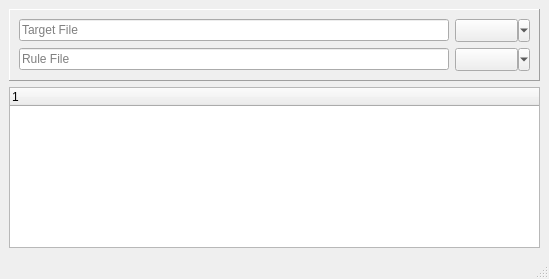
<?xml version="1.0" encoding="UTF-8"?>
<ui version="4.0">
 <class>MainWindow</class>
 <widget class="QMainWindow" name="MainWindow">
  <property name="geometry">
   <rect>
    <x>0</x>
    <y>0</y>
    <width>549</width>
    <height>279</height>
   </rect>
  </property>
  <property name="windowTitle">
   <string>MainWindow</string>
  </property>
  <widget class="QWidget" name="centralwidget">
   <layout class="QVBoxLayout" name="verticalLayout_2">
    <item>
     <widget class="QFrame" name="frame">
      <property name="frameShape">
       <enum>QFrame::Panel</enum>
      </property>
      <property name="frameShadow">
       <enum>QFrame::Raised</enum>
      </property>
      <layout class="QVBoxLayout" name="verticalLayout">
       <item>
        <layout class="QHBoxLayout" name="horizontalLayout">
         <item>
          <widget class="QLineEdit" name="targetPath">
           <property name="placeholderText">
            <string>Target File</string>
           </property>
          </widget>
         </item>
         <item>
          <widget class="QToolButton" name="targetButton">
           <property name="minimumSize">
            <size>
             <width>75</width>
             <height>0</height>
            </size>
           </property>
           <property name="popupMode">
            <enum>QToolButton::MenuButtonPopup</enum>
           </property>
           <property name="toolButtonStyle">
            <enum>Qt::ToolButtonIconOnly</enum>
           </property>
          </widget>
         </item>
        </layout>
       </item>
       <item>
        <layout class="QHBoxLayout" name="horizontalLayout_2">
         <item>
          <widget class="QLineEdit" name="rulesPath">
           <property name="placeholderText">
            <string>Rule File</string>
           </property>
          </widget>
         </item>
         <item>
          <widget class="QToolButton" name="ruleButton">
           <property name="minimumSize">
            <size>
             <width>75</width>
             <height>0</height>
            </size>
           </property>
           <property name="popupMode">
            <enum>QToolButton::MenuButtonPopup</enum>
           </property>
           <property name="toolButtonStyle">
            <enum>Qt::ToolButtonIconOnly</enum>
           </property>
          </widget>
         </item>
        </layout>
       </item>
      </layout>
     </widget>
    </item>
    <item>
     <widget class="QTreeWidget" name="tree">
      <column>
       <property name="text">
        <string notr="true">1</string>
       </property>
      </column>
     </widget>
    </item>
   </layout>
  </widget>
  <widget class="QStatusBar" name="statusBar"/>
 </widget>
 <resources/>
 <connections/>
</ui>
